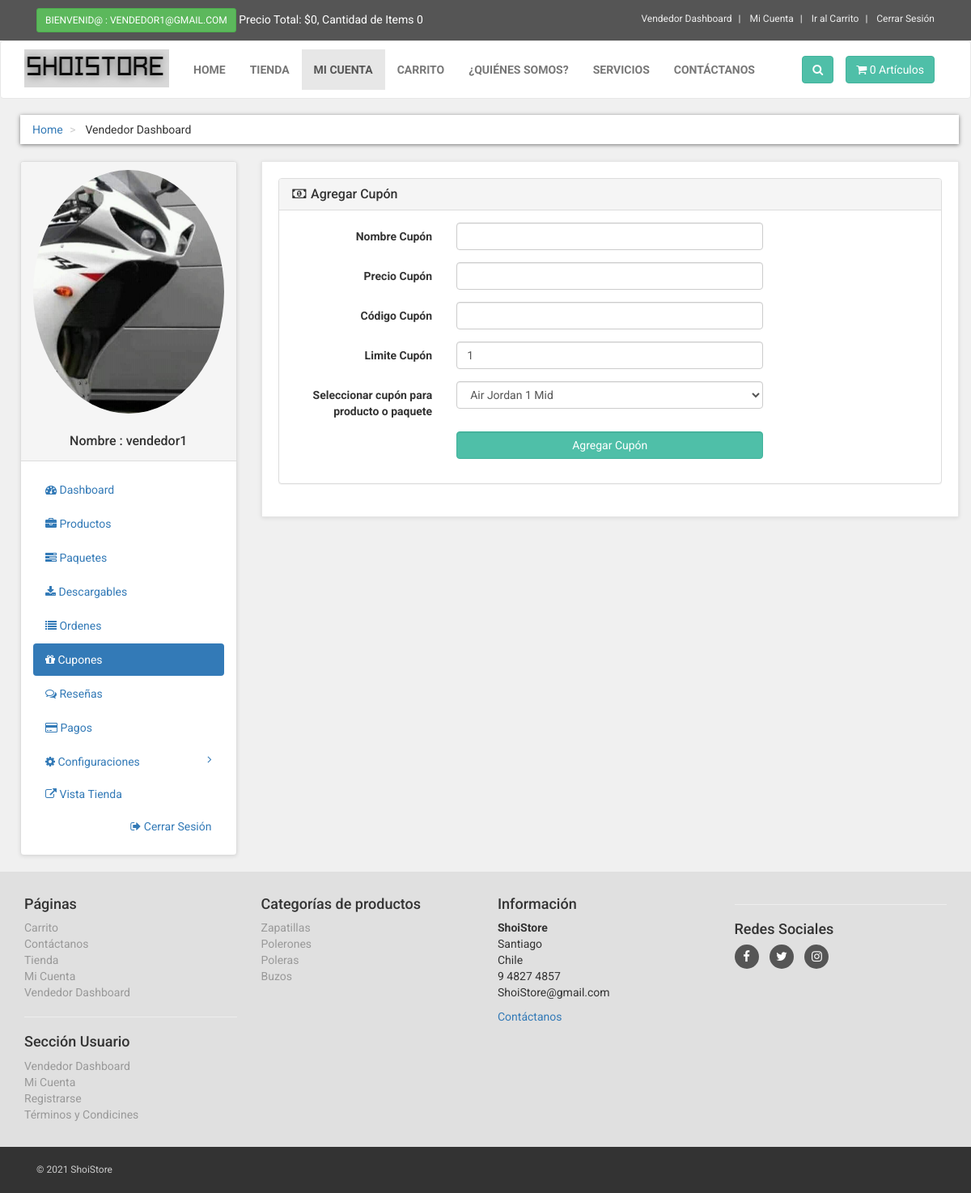
The page /vendor_dashboard/index.php?insert_coupon (signed in) on the database its author committed.
### tables this page shows
CREATE TABLE `customers` (
  `customer_id` int(10) NOT NULL,
  `customer_name` varchar(255) NOT NULL,
  `customer_email` varchar(255) NOT NULL,
  `customer_pass` varchar(255) NOT NULL,
  `customer_username` text NOT NULL,
  `customer_contact` varchar(255) NOT NULL,
  `customer_image` text NOT NULL,
  `customer_ip` varchar(255) NOT NULL,
  `customer_confirm_code` text NOT NULL,
  `customer_role` text NOT NULL
);

CREATE TABLE `product_categories` (
  `p_cat_id` int(10) NOT NULL,
  `p_cat_title` text NOT NULL,
  `p_cat_top` text NOT NULL,
  `p_cat_image` text NOT NULL
);

### vendor_dashboard/insert_coupon.php (the view, shortened to what this page needs)
<?php
$customer_email = $_SESSION['customer_email'];
$get_customer = "select * from customers where customer_email='$customer_email'";
$run_customer = mysqli_query($con,$get_customer);
$row_customer = mysqli_fetch_array($run_customer);
$customer_id = $row_customer['customer_id'];
?>
<div class="row">
<div class="col-lg-12">
<div class="panel panel-default">
<div class="panel-heading">
<h3 class="panel-title">
<i class="fa fa-money fa-fw"> </i> Agregar Cupón
</h3>
</div>
<div class="panel-body">
<form class="form-horizontal" method="post">
<div class="form-group" >
<label class="col-md-3 control-label"> Nombre Cupón </label>
<div class="col-md-6">
<input type="text" name="coupon_title" class="form-control">
</div>
</div>
<div class="form-group" >
<label class="col-md-3 control-label"> Precio Cupón </label>
<div class="col-md-6">
<input type="text" name="coupon_price" class="form-control">
</div>
</div>
<div class="form-group" >
<label class="col-md-3 control-label"> Código Cupón </label>
<div class="col-md-6">
<input type="text" name="coupon_code" class="form-control">
</div>
</div>
<div class="form-group" >
<label class="col-md-3 control-label"> Limite Cupón </label>
<div class="col-md-6">
<input type="number" name="coupon_limit" value="1" class="form-control">
</div>
</div>
<div class="form-group" >
<label class="col-md-3 control-label">Seleccionar cupón para producto o paquete</label>
<div class="col-md-6">
<select name="product_id" class="form-control">
<optgroup label="Select Product">
<?php
$select_products = "select * from products where vendor_id='$customer_id' and product_vendor_status='active' and status='product'";
$run_products = mysqli_query($con,$select_products);
while($row_products = mysqli_fetch_array($run_products)){
$product_id = $row_products["product_id"];
$product_title = $row_products["product_title"];
echo "<option value='$product_id'>$product_title</option>";
}
?>
</optgroup>
</select>
</div>
</div>
<div class="form-group" >
<label class="col-md-3 control-label"> </label>
<div class="col-md-6">
<input type="submit" name="submit" class=" btn btn-primary form-control" value=" Agregar Cupón ">
</div>
</div>
</form>
</div>
</div>
</div>
</div>

### vendor_dashboard/includes/vendor_sidebar.php (shortened to what this page needs)
<div class="panel panel-default sidebar-menu">
<div class="panel-heading">
<?php
$customer_session = $_SESSION['customer_email'];
$get_customer = "select * from customers where customer_email='$customer_session'";
$run_customer = mysqli_query($con,$get_customer);
$row_customer = mysqli_fetch_array($run_customer);
$customer_image = $row_customer['customer_image'];
$customer_name = $row_customer['customer_name'];
$customer_username = $row_customer['customer_username'];
if(isset($_SESSION['customer_email'])){
echo "
<center>
<img src='../customer/customer_images/$customer_image' class='img-responsive img-circle'>
</center>
<br>
<h3 align='center' class='panel-title'> Nombre : $customer_name </h3>
";
}
?>
</div>
<div class="panel-body">
<ul class="nav nav-pills nav-stacked" id="dashboard-sidebar">
<li class="<?php if(empty($_GET)){ echo "active"; } ?>">
<a href="index.php"> <i class="fa fa-tachometer"> </i> Dashboard </a>
</li>
<li class="<?php if(preg_match("/product/", $_SERVER["QUERY_STRING"])){ echo "active"; } ?>">
<a href="index.php?products"> <i class="fa fa-briefcase"> </i> Productos </a>
</li>
<li class="<?php if(preg_match("/bundle/", $_SERVER["QUERY_STRING"])){ echo "active"; } ?>">
<a href="index.php?bundles"> <i class="fa fa-tasks"> </i> Paquetes </a>
</li>
<li class="<?php if(preg_match("/download/", $_SERVER["QUERY_STRING"])){ echo "active"; } ?>">
<a href="index.php?downloads"> <i class="fa fa-download"> </i> Descargables </a>
</li>
<li class="<?php if(preg_match("/order/", $_SERVER["QUERY_STRING"])){ echo "active"; }  ?>">
<a href="index.php?orders"> <i class="fa fa-list"> </i> Ordenes </a>
</li>
<li class="<?php if(preg_match("/coupon/", $_SERVER["QUERY_STRING"])){ echo "active"; }  ?>">
<a href="index.php?coupons"> <i class="fa fa-gift"> </i> Cupones </a>
</li>
<li class="<?php if(isset($_GET['reviews'])){ echo "active"; } ?>">
<a href="index.php?reviews"> <i class="fa fa-comments-o"></i> Reseñas </a>
</li>
<li class="<?php if(isset($_GET['payments'])){ echo "active"; } ?>">
<a href="index.php?payments"> <i class="fa fa-credit-card"></i> Pagos </a>
</li>
<li>
<a href="#" id="settings-link">
<i class="fa fa-cog"></i> Configuraciones <i class="fa fa-angle-right pull-right"></i>
</a>
</li>
</ul>
<ul class="nav nav-pills nav-stacked">
<li>
<a href="../store/<?php echo $customer_username; ?>" class="pull-left"> <i class="fa fa-external-link"></i> Vista Tienda </a>
<a href="../logout.php" class="pull-right"> <i class="fa fa-sign-out"></i> Cerrar Sesión </a>
</li>
</ul>
</div>
</div>

### vendor_dashboard/includes/footer.php (shortened to what this page needs)
<div id="footer">
<div class="container">
<div class="row" >
<div class="col-md-3 col-sm-6" >
<h4>Páginas</h4>
<ul>
<li><a href="cart.php">Carrito</a></li>
<li><a href="contact.php">Contáctanos</a></li>
<li><a href="shop.php">Tienda</a></li>
<li>
<?php
if(!isset($_SESSION['customer_email'])){
echo "<a href='checkout.php' >Mi Cuenta</a>";
}
else{
echo "<a href='customer/my_account.php?my_orders'>Mi Cuenta</a>";
}
?>
</li>
<?php
if(isset($_SESSION['customer_email'])){
$customer_email = $_SESSION['customer_email'];
$select_customer = "select * from customers where customer_email='$customer_email'";
$run_customer = mysqli_query($con,$select_customer);
$row_customer = mysqli_fetch_array($run_customer);
$customer_role = $row_customer['customer_role'];
if($customer_role == "vendor"){
?>
<li>
<a href="index.php"> Vendedor Dashboard </a>
</li>
<?php } } ?>
</ul>
<hr>
<h4>Sección Usuario</h4>
<ul>
<?php
if(isset($_SESSION['customer_email'])){
$customer_email = $_SESSION['customer_email'];
$select_customer = "select * from customers where customer_email='$customer_email'";
$run_customer = mysqli_query($con,$select_customer);
$row_customer = mysqli_fetch_array($run_customer);
$customer_role = $row_customer['customer_role'];
if($customer_role == "vendor"){
?>
<li>
<a href="index.php"> Vendedor Dashboard </a>
</li>
<?php } } ?>
<li>
<?php
if(!isset($_SESSION['customer_email'])){
echo "<a href='checkout.php' >Acceder</a>";
}
else{
echo "<a href='customer/my_account.php?my_orders'>Mi Cuenta</a>";
}
?>
</li>
<li><a href="customer_register.php">Registrarse</a></li>
<li><a href="terms.php">Términos y Condicines </a></li>
</ul>
</div>
<div class="col-md-3 col-sm-6">
<h4> Categorías de productos </h4>
<ul>
<?php
$get_p_cats = "select * from product_categories";
$run_p_cats = mysqli_query($con,$get_p_cats);
while($row_p_cats = mysqli_fetch_array($run_p_cats)){
$p_cat_id = $row_p_cats['p_cat_id'];
$p_cat_title = $row_p_cats['p_cat_title'];
echo "<li> <a href='shop.php?p_cat=$p_cat_id'> $p_cat_title </a> </li>";
}
?>
</ul>
</div>
<div class="col-md-3 col-sm-6">
<h4>Información</h4>
<p>
<strong>ShoiStore</strong>
<br>Santiago
<br>Chile
<br>9 4827 4857
<br>ShoiStore@gmail.com
<br>
</p>
<a href="contact.php">Contáctanos</a>
</div>
<div class="col-md-3 col-sm-6">
<hr>
<h4> Redes Sociales </h4>
<p class="social">
<a href="#"><i class="fa fa-facebook"></i></a>
<a href="#"><i class="fa fa-twitter"></i></a>
<a href="#"><i class="fa fa-instagram"></i></a>
</p>
</div>
</div>
</div>
</div>
<div id="copyright">
<div class="container" >
<div class="col-md-6" >
<p class="pull-left"> &copy; 2021 ShoiStore</p>
</div>
<div class="col-md-6">
</div>
</div>
</div>

### rows shown on the page
customers: customer_image (picture), customer_name "vendedor1"
product_categories: p_cat_title "Zapatillas"
product_categories: p_cat_title "Polerones"
product_categories: p_cat_title "Poleras"
product_categories: p_cat_title "Buzos"

### other values the page prints
$_SESSION['customer_email'] "VENDEDOR1@GMAIL.COM"
$total "0"
$count_items "0 0"
form field product_id "Air Jordan 1 Mid"
